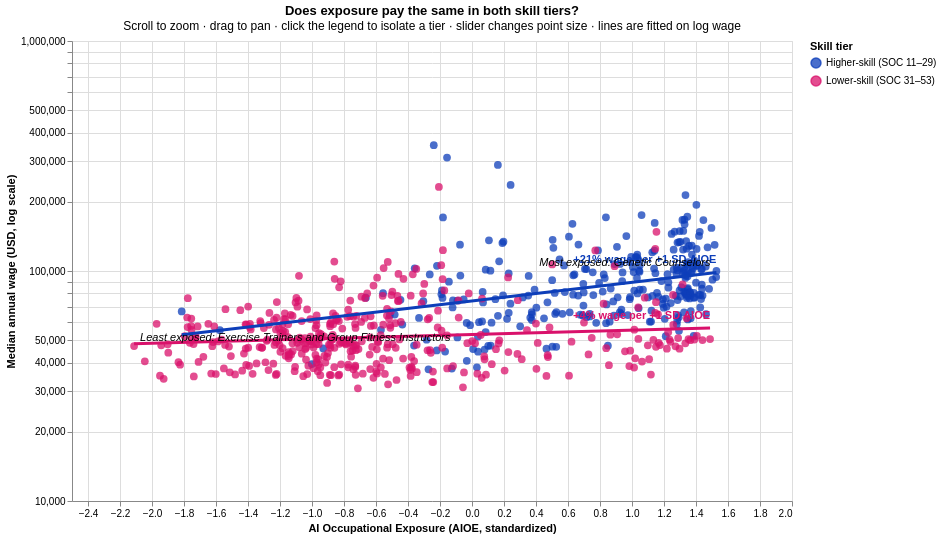

Write notebook code for a chart like this one.
### Markdown cell above
### Interactive Visual 2 :

### Code cell
zoom_pan = alt.selection_interval(bind='scales', encodings=['x', 'y'])      
legend_sel = alt.selection_point(fields=['skill_tier'], bind='legend')      
size_var = alt.param(value=60, bind=alt.binding_range(min=10, max=250, step=10, name='Point size: '))

points = (alt.Chart(df).mark_circle(size=size_var).encode(
    x=alt.X('AIOE:Q', title='AI Occupational Exposure (AIOE, standardized)'),
    y=alt.Y('A_MEDIAN:Q', scale=alt.Scale(type='log'), title='Median annual wage (USD, log scale)'),
    color=tier_color(True),
    opacity=alt.condition(legend_sel, alt.value(0.75), alt.value(0.08)),
    tooltip=occ_tip,
).add_params(zoom_pan, legend_sel, size_var))

fit_rows, label_rows = [], []
for tier, g in df.groupby('skill_tier'):
    slope, intercept = np.polyfit(g['AIOE'], g['log_wage'], 1)
    for x in (g['AIOE'].min(), g['AIOE'].max()):
        fit_rows.append({'skill_tier': tier, 'AIOE': x, 'A_MEDIAN': np.exp(intercept + slope * x)})
    x_end = g['AIOE'].max()
    label_rows.append({'skill_tier': tier, 'AIOE': x_end, 'A_MEDIAN': np.exp(intercept + slope * x_end),
                       'label': f'{(np.exp(slope) - 1) * 100:+.0f}% wage per +1 SD AIOE'})
fit_df, label_df = pd.DataFrame(fit_rows), pd.DataFrame(label_rows)

y_log = alt.Y('A_MEDIAN:Q', scale=alt.Scale(type='log'))
fit_lines = (alt.Chart(fit_df).mark_line(size=3, clip=True)
             .encode(x='AIOE:Q', y=y_log, color=tier_color(False)))
fit_labels = (alt.Chart(label_df).mark_text(align='right', dy=-12, fontWeight='bold', clip=True)
              .encode(x='AIOE:Q', y=y_log, text='label:N', color=tier_color(False)))


def callout(data, prefix, align, dx):
    return (alt.Chart(data).transform_calculate(label=f"'{prefix}' + datum.occupation")
            .mark_text(align=align, dx=dx, dy=-8, fontSize=11, fontStyle='italic', clip=True)
            .encode(x='AIOE:Q', y=y_log, text='label:N'))


most = callout(df.loc[[df['AIOE'].idxmax()]], 'Most exposed: ', 'right', -6)
least = callout(df.loc[[df['AIOE'].idxmin()]], 'Least exposed: ', 'left', 6)

visual2 = alt.layer(points, fit_lines, fit_labels, most, least).properties(
    width=720, height=460,
    title=alt.TitleParams('Does exposure pay the same in both skill tiers?',
                          subtitle=['Scroll to zoom · drag to pan · click the legend to isolate a tier · '
                                    'slider changes point size · lines are fitted on log wage']))
visual2

### Figure 1 — Vega-Lite specification as saved in the notebook (floating-point values rounded to 4 significant figures; data arrays with more than 128 entries replaced by an {"elided": "..."} marker saying what was removed)
{"config": {"view": {"continuousWidth": 300, "continuousHeight": 300}}, "layer": [{"data": {"name": "data-933f2b58295ef88cd718dcb29ca2cffa"}, "mark": {"type": "circle", "size": {"expr": "param_542b1eb5f010ea13"}}, "encoding": {"color": {"field": "skill_tier", "legend": {"title": "Skill tier"}, "scale": {"domain": ["Higher-skill (SOC 11–29)", "Lower-skill (SOC 31–53)"], "range": ["#0d3eb9", "#d9116bff"]}, "type": "nominal"}, "opacity": {"condition": {"param": "param_3ce20138b5fd941d", "value": 0.75}, "value": 0.08}, "tooltip": [{"field": "occupation", "title": "Occupation", "type": "nominal"}, {"field": "major_group", "title": "Group", "type": "nominal"}, {"field": "AIOE", "format": ".2f", "title": "AIOE", "type": "quantitative"}, {"field": "A_MEDIAN", "format": "$,.0f", "title": "Median wage", "type": "quantitative"}, {"field": "TOT_EMP", "format": ",.0f", "title": "Workers", "type": "quantitative"}], "x": {"field": "AIOE", "title": "AI Occupational Exposure (AIOE, standardized)", "type": "quantitative"}, "y": {"field": "A_MEDIAN", "scale": {"type": "log"}, "title": "Median annual wage (USD, log scale)", "type": "quantitative"}}, "name": "view_48b2b75c94c2b118_0"}, {"data": {"name": "data-35e21ae16e82482d605178388150ef96"}, "mark": {"type": "line", "clip": true, "size": 3}, "encoding": {"color": {"field": "skill_tier", "legend": null, "scale": {"domain": ["Higher-skill (SOC 11–29)", "Lower-skill (SOC 31–53)"], "range": ["#0d3eb9", "#d9116bff"]}, "type": "nominal"}, "x": {"field": "AIOE", "type": "quantitative"}, "y": {"field": "A_MEDIAN", "scale": {"type": "log"}, "type": "quantitative"}}}, {"data": {"name": "data-0e7b2e1c2f4ca0ad2cb6bc5c7cd08181"}, "mark": {"type": "text", "align": "right", "clip": true, "dy": -12, "fontWeight": "bold"}, "encoding": {"color": {"field": "skill_tier", "legend": null, "scale": {"domain": ["Higher-skill (SOC 11–29)", "Lower-skill (SOC 31–53)"], "range": ["#0d3eb9", "#d9116bff"]}, "type": "nominal"}, "text": {"field": "label", "type": "nominal"}, "x": {"field": "AIOE", "type": "quantitative"}, "y": {"field": "A_MEDIAN", "scale": {"type": "log"}, "type": "quantitative"}}}, {"data": {"name": "data-9c1d5ad8bdd2508b4d11c5da1eeb5dab"}, "mark": {"type": "text", "align": "right", "clip": true, "dx": -6, "dy": -8, "fontSize": 11, "fontStyle": "italic"}, "encoding": {"text": {"field": "label", "type": "nominal"}, "x": {"field": "AIOE", "type": "quantitative"}, "y": {"field": "A_MEDIAN", "scale": {"type": "log"}, "type": "quantitative"}}, "transform": [{"calculate": "'Most exposed: ' + datum.occupation", "as": "label"}]}, {"data": {"name": "data-2d6bea3df64851c3173c7a6332e94456"}, "mark": {"type": "text", "align": "left", "clip": true, "dx": 6, "dy": -8, "fontSize": 11, "fontStyle": "italic"}, "encoding": {"text": {"field": "label", "type": "nominal"}, "x": {"field": "AIOE", "type": "quantitative"}, "y": {"field": "A_MEDIAN", "scale": {"type": "log"}, "type": "quantitative"}}, "transform": [{"calculate": "'Least exposed: ' + datum.occupation", "as": "label"}]}], "height": 460, "params": [{"name": "param_1e9efca18e7a2868", "select": {"type": "interval", "encodings": ["x", "y"]}, "bind": "scales", "views": ["view_48b2b75c94c2b118_0"]}, {"name": "param_3ce20138b5fd941d", "select": {"type": "point", "fields": ["skill_tier"]}, "bind": "legend", "views": ["view_48b2b75c94c2b118_0"]}, {"name": "param_542b1eb5f010ea13", "bind": {"input": "range", "max": 250, "min": 10, "name": "Point size: ", "step": 10}, "value": 60}], "title": {"text": "Does exposure pay the same in both skill tiers?", "subtitle": ["Scroll to zoom · drag to pan · click the legend to isolate a tier · slider changes point size · lines are fitted on log wage"]}, "width": 720, "$schema": "https://vega.github.io/schema/vega-lite/v6.4.1.json", "datasets": {"data-933f2b58295ef88cd718dcb29ca2cffa": {"elided": "670 records"}, "data-35e21ae16e82482d605178388150ef96": [{"skill_tier": "Higher-skill (SOC 11–29)", "AIOE": -1.814, "A_MEDIAN": 52770.0}, {"skill_tier": "Higher-skill (SOC 11–29)", "AIOE": 1.528, "A_MEDIAN": 98550.0}, {"skill_tier": "Lower-skill (SOC 31–53)", "AIOE": -2.112, "A_MEDIAN": 48250.0}, {"skill_tier": "Lower-skill (SOC 31–53)", "AIOE": 1.488, "A_MEDIAN": 56510.0}], "data-0e7b2e1c2f4ca0ad2cb6bc5c7cd08181": [{"skill_tier": "Higher-skill (SOC 11–29)", "AIOE": 1.528, "A_MEDIAN": 98550.0, "label": "+21% wage per +1 SD AIOE"}, {"skill_tier": "Lower-skill (SOC 31–53)", "AIOE": 1.488, "A_MEDIAN": 56510.0, "label": "+4% wage per +1 SD AIOE"}], "data-9c1d5ad8bdd2508b4d11c5da1eeb5dab": [{"OCC_CODE": "29-9092", "occupation": "Genetic Counselors", "soc_major": "29", "major_group": "Healthcare Practitioners", "skill_tier": "Higher-skill (SOC 11–29)", "high_skill": 1, "AIOE": 1.528, "AIOE_x_skill": 1.528, "TOT_EMP": 3740.0, "log_emp": 3.573, "A_MEDIAN": 100000.0, "log_wage": 11.51, "A_PCT10": 78270.0, "A_PCT25": 88900.0, "A_PCT75": 116100.0, "A_PCT90": 138800.0, "wage_band": "Top 20%", "aioe_bin_start": 1.5, "aioe_bin": "+1.5 to +2.0"}], "data-2d6bea3df64851c3173c7a6332e94456": [{"OCC_CODE": "39-9031", "occupation": "Exercise Trainers and Group Fitness Instructors", "soc_major": "39", "major_group": "Personal Care & Service", "skill_tier": "Lower-skill (SOC 31–53)", "high_skill": 0, "AIOE": -2.112, "AIOE_x_skill": -0.0, "TOT_EMP": 322900.0, "log_emp": 5.509, "A_MEDIAN": 47160.0, "log_wage": 10.76, "A_PCT10": 28800.0, "A_PCT25": 35280.0, "A_PCT75": 61730.0, "A_PCT90": 83100.0, "wage_band": "20–40%", "aioe_bin_start": -2.5, "aioe_bin": "-2.5 to -2.0"}]}}
